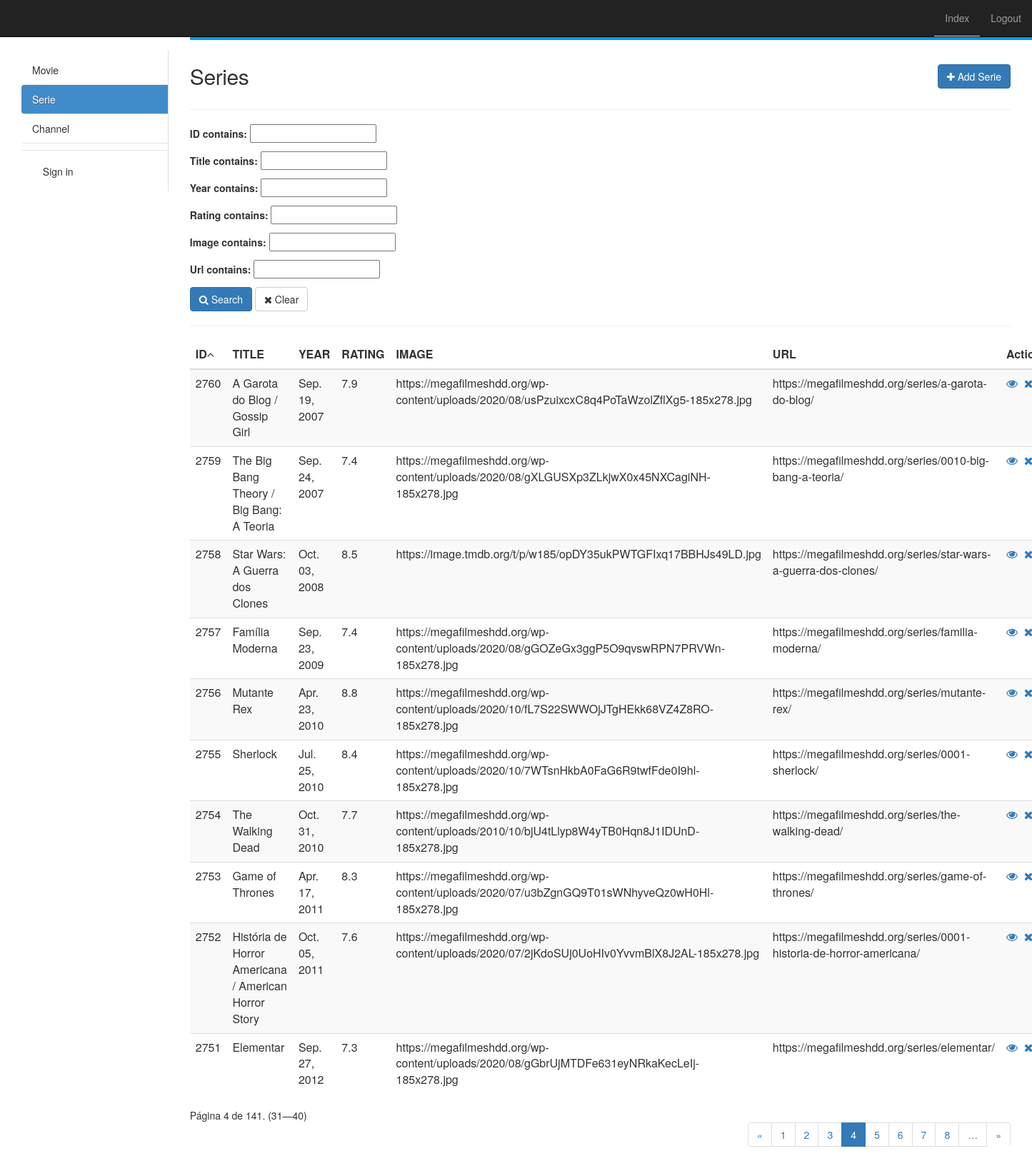
The page /serie/full/?page=4 (signed in) on the database its author committed.
### app/models.py (models this page shows, shortened)
class TimeStamp(models.Model):
    created_at = models.DateTimeField(auto_now_add=True)
    updated_at = models.DateTimeField(auto_now=True)
    class Meta:
        abstract = True

class Serie(TimeStamp):
    title = models.CharField(max_length=255, blank=True, null=True)
    year = models.CharField(max_length=100, blank=True, null=True)
    rating = models.CharField(max_length=100, blank=True, null=True)
    image = models.URLField(blank=True, null=True)
    url = models.URLField(blank=True, null=True)

### app/views/serie.py (the view, shortened to what this page needs)
class ListFull(LoginRequiredMixin, SerieMixin, ListView):
    login_url = '/admin/login/'
    template_name = 'serie/list_full.html'
    model = Serie
    context_object_name = 'series'
    ordering = '-id'
    paginate_by = 10
    search = ''
    def get_queryset(self):
        queryset = super().get_queryset()
        filter = SerieFilter(self.request.GET, queryset)
        queryset = self.search_general(filter.qs)
        queryset = self.ordering_data(queryset)
        return queryset
    def search_general(self, qs):
        if 'search' in self.request.GET:
            self.search = self.request.GET['search']
            if self.search:
                search = self.search
                qs = qs.filter(Q(id__icontains=search) | Q(title__icontains=search) | Q(year__icontains=search) | Q(
                    rating__icontains=search) | Q(image__icontains=search) | Q(url__icontains=search))
        return qs
    def get_ordering(self):
        if 'ordering' in self.request.GET:
            self.ordering = self.request.GET['ordering']
            if self.ordering:
                return self.ordering
            else:
                self.ordering = '-id'
        return self.ordering
    def ordering_data(self, qs):
        qs = qs.order_by(self.get_ordering())
        return qs
    def get_context_data(self, **kwargs):
        context = super(ListFull, self).get_context_data(**kwargs)
        queryset = self.get_queryset()
        filter = SerieFilter(self.request.GET, queryset)
        page_size = self.get_paginate_by(queryset)
        if page_size:
            paginator, page, queryset, is_paginated = self.paginate_queryset(queryset, page_size)
            context.update(**{
                'ordering': self.ordering,
                'search': self.search,
                'filter': filter,
                'paginator': paginator,
                'page_obj': page,
                'is_paginated': is_paginated,
                'object_list': queryset
            })
        return context

### app/mixins.py (called while the page is built)
    def get_context_data(self, **kwargs):
        context = super(SerieMixin, self).get_context_data(**kwargs)
        if self.model:
            context['model_name'] = self.model._meta.verbose_name.title()
            context['model_name_plural'] = self.model._meta.verbose_name_plural.title()
        return context

### app/templatetags/my_tags.py (called while the page is built)
@register.simple_tag(takes_context=True)
def param_replace(context, **kwargs):
    d = context['request'].GET.copy()
    for k, v in kwargs.items():
        d[k] = v
    for k in [k for k, v in d.items() if not v]:
        del d[k]
    return d.urlencode()

### app/templates/serie/list_full.html (shortened to what this page needs)
﻿{% extends 'base.html' %}
{% load my_tags %}
{% load static %}
{% load form_utils %}
{% block content %}
    <div id="top" class="row">
        <div class="col-sm-3">
            <h2> {{ model_name_plural }}</h2>
        </div>
        <div class="col-sm-3 col-sm-offset-6">
            <a href="{% url 'SERIE_create' %}" class="btn btn-primary pull-right h2"><i
                    class="fa fa-plus"></i> Add Serie
            </a>
        </div>
    </div>
    <hr/>
    <form id="advancedForm" method="get" action="{% url 'SERIE_list_full' %}">
        <div class="row">
            <div class="col-sm-12">
                {{ filter.form.as_p }}
                <button type="submit" class="btn btn-primary" id="search_btn">
                    <i class="fa fa-search"></i> Search
                </button>
                <button type="button" class="btn btn-default" id="clear">
                    <i class="fa fa-close"></i> Clear
                </button>
            </div>
        </div>
        <hr/>
        <div id="list" class="row">
            <div class="col-md-12">
                <header>
                    <div class="form-group form-inline pull-right">
                        <label>Search:</label>
                    </div>
                </header>
                <table id="table" class="table table-striped" cellspacing="0" cellpadding="0">
                    <thead>
                        <tr>
                             <th>ID</th>
 <th>TITLE</th>
 <th>YEAR</th>
 <th>RATING</th>
 <th>IMAGE</th>
 <th>URL</th>
                            <th class="actions">Actions</th>
                        </tr>
                    </thead>
                    <tbody>
                    {% for serie in object_list %}
                        <tr>
                             <td>{{ serie.id }}</td>
 <td>{{ serie.title }}</td>
 <td>{{ serie.year }}</td>
 <td>{{ serie.rating }}</td>
 <td>{{ serie.image }}</td>
 <td>{{ serie.url }}</td>
 <td><a href="{% url 'SERIE_detail' serie.id %}"><i class="fa fa-eye"></i></a>&nbsp;&nbsp;<a href="{% url 'SERIE_delete' serie.id %}"><i class="fa fa-close"></i></a></td>
                        </tr>
                    {% endfor %}
                    </tbody>
                </table>
                <div class="row">
                    <div class="col-sm-12">
                        <span class="current pull-left">
                            Página {{ page_obj.number }} de {{ page_obj.paginator.num_pages }}. ({{ page_obj.start_index }}—{{ page_obj.end_index }})
                        </span>
                        {% if is_paginated %}
                            <ul class="pagination pagination-flat pull-right">
                                {% if page_obj.has_previous %}
                                    <li class="page-item"><a class="page-link"
                                                             href="?{% param_replace page=page_obj.previous_page_number %}">&laquo;</a>
                                    </li>
                                {% else %}
                                    <li class="page-item disabled"><span>&laquo;</span></li>
                                {% endif %}
                                {% for i in page_obj.paginator.page_range %}
                                    {% if page_obj.number == i %}
                                        <li class="page-item active"><span>{{ i }} </span>
                                        </li>
                                    {% elif i > page_obj.number|add:'-5' and i < page_obj.number|add:'5' %}
                                        <li class="page-item"><a class="page-link"
                                                                 href="?{% param_replace page=i %}">{{ i }}</a></li>
                                    {% endif %}
                                {% endfor %}
                                {% if page_obj.paginator.num_pages > page_obj.number|add:'4' %}
                                    <li class="page-item"><a class="page-link"
                                                             href="?{% param_replace page=page_obj.number|add:'5' %}">&hellip;</a>
                                    </li>
                                {% endif %}
                                {% if page_obj.has_next %}
                                    <li class="page-item"><a class="page-link"
                                                             href="?{% param_replace page=page_obj.next_page_number %}">&raquo;</a>
                                    </li>
                                {% else %}
                                    <li class="page-item disabled"><span>&raquo;</span></li>
                                {% endif %}
                            </ul>
                        {% endif %}
                    </div>
                </div>
            </div>
        </div>
    </form>
{% endblock %}

### static/default/css/guia.css (style rules this page uses)
body { -webkit-text-size-adjust:none;-webkit-font-smoothing:antialiased;background-color:#f5f5f5 }
header { height:56px;background-color:#0099EE;position:fixed;top:0;width:100%;z-index:20;transition:background-color 350ms ease-in-out }
p { margin-bottom:16px }
h2,h3 { text-overflow:ellipsis;white-space:nowrap;overflow:hidden }
h2 { font:600 16px/20px 'Open Sans', sans-serif;color:rgba(0,0,0,0.87);letter-spacing:-0.4px;margin-bottom:4px }
ul li a { display:-webkit-flex;display:flex;-webkit-flex-direction:row;flex-direction:row;text-decoration:none;border-bottom:1px solid #e0e0e0 }
ul li:last-child a { border-bottom:0 }

### rows shown on the page
Serie: id "2760", title "A Garota do Blog / Gossip Girl", year "Sep. 19, 2007", rating "7.9", image "https://megafilmeshdd.org/wp-content/uploads/2020/08/usPzuixcxC8q4PoTaWzolZflXg5-185x278.jpg", url "https://megafilmeshdd.org/series/a-garota-do-blog/"
Serie: id "2759", title "The Big Bang Theory / Big Bang: A Teoria", year "Sep. 24, 2007", rating "7.4", image "https://megafilmeshdd.org/wp-content/uploads/2020/08/gXLGUSXp3ZLkjwX0x45NXCagiNH-185x278.jpg", url "https://megafilmeshdd.org/series/0010-big-bang-a-teoria/"
Serie: id "2758", title "Star Wars: A Guerra dos Clones", year "Oct. 03, 2008", rating "8.5", image "https://image.tmdb.org/t/p/w185/opDY35ukPWTGFIxq17BBHJs49LD.jpg", url "https://megafilmeshdd.org/series/star-wars-a-guerra-dos-clones/"
Serie: id "2757", title "Família Moderna", year "Sep. 23, 2009", rating "7.4", image "https://megafilmeshdd.org/wp-content/uploads/2020/08/gGOZeGx3ggP5O9qvswRPN7PRVWn-185x278.jpg", url "https://megafilmeshdd.org/series/familia-moderna/"
Serie: id "2756", title "Mutante Rex", year "Apr. 23, 2010", rating "8.8", image "https://megafilmeshdd.org/wp-content/uploads/2020/10/fL7S22SWWOjJTgHEkk68VZ4Z8RO-185x278.jpg", url "https://megafilmeshdd.org/series/mutante-rex/"
Serie: id "2755", title "Sherlock", year "Jul. 25, 2010", rating "8.4", image "https://megafilmeshdd.org/wp-content/uploads/2020/10/7WTsnHkbA0FaG6R9twfFde0I9hl-185x278.jpg", url "https://megafilmeshdd.org/series/0001-sherlock/"
Serie: id "2754", title "The Walking Dead", year "Oct. 31, 2010", rating "7.7", image "https://megafilmeshdd.org/wp-content/uploads/2010/10/bjU4tLlyp8W4yTB0Hqn8J1IDUnD-185x278.jpg", url "https://megafilmeshdd.org/series/the-walking-dead/"
Serie: id "2753", title "Game of Thrones", year "Apr. 17, 2011", rating "8.3", image "https://megafilmeshdd.org/wp-content/uploads/2020/07/u3bZgnGQ9T01sWNhyveQz0wH0Hl-185x278.jpg", url "https://megafilmeshdd.org/series/game-of-thrones/"
Serie: id "2752", title "História de Horror Americana / American Horror Story", year "Oct. 05, 2011", rating "7.6", image "https://megafilmeshdd.org/wp-content/uploads/2020/07/2jKdoSUj0UoHIv0YvvmBlX8J2AL-185x278.jpg", url "https://megafilmeshdd.org/series/0001-historia-de-horror-americana/"
Serie: id "2751", title "Elementar", year "Sep. 27, 2012", rating "7.3", image "https://megafilmeshdd.org/wp-content/uploads/2020/08/gGbrUjMTDFe631eyNRkaKecLeIj-185x278.jpg", url "https://megafilmeshdd.org/series/elementar/"

### other values the page prints
{{ model_name_plural }} "Series"
{{ page_obj.number }} "4"
{{ page_obj.paginator.num_pages }} "141"
{{ page_obj.start_index }} "31"
{{ page_obj.end_index }} "40"
{{ i }} "1" "2" "3" "5" "6" "7" "8"
{{ i }} "4"
